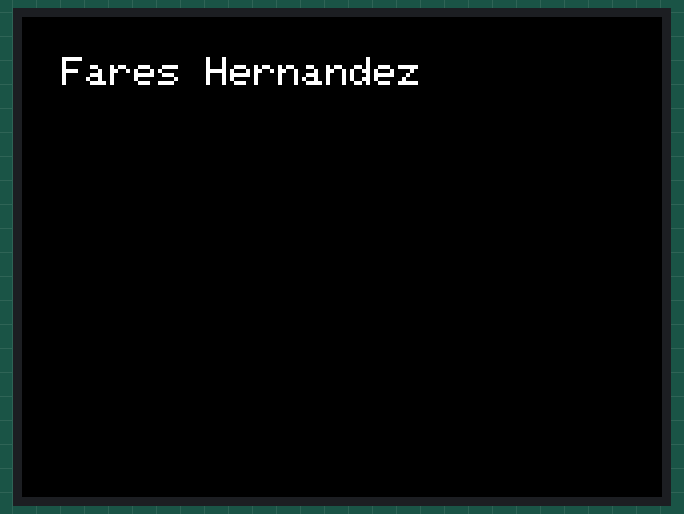
Bench run of a sketch on a simulated ESP32. Parts: 320×240 colour display.

Above: at 7.7 s.

The sketch:

sketch_jun22a.ino
```cpp
#include <M5Core2.h>

// Mean that is is running onces
void setup() {
  M5.begin(); // you need the neeed to make the M5core2 to start going.

    // put your setup code here, to run once:
    M5.Lcd.fillScreen(RED);

    // Delay srceen 1 sec
    delay(1000);

    M5.Lcd.fillScreen(WHITE);

    // Delay srceen 1 sec
    delay(1000);

    M5.Lcd.fillScreen(BLUE);

    // Delay srceen 1 sec
    delay(1000);

    M5.Lcd.fillScreen(RED);

    // Delay srceen 1 sec
    delay(1000);

    M5.Lcd.fillScreen(WHITE);

    // Delay srceen 1 sec
    delay(1000);

    M5.Lcd.fillScreen(BLUE);

    // Delay srceen 1 sec
    delay(1000);

    M5.Lcd.fillScreen(BLACK);

    // Delay srceen 1 sec
    delay(1000);


    M5.Lcd.setCursor(20,20);

    // set the text size to 2
    M5.Lcd.setTextSize(2);


    // This is how print a word
    M5.Lcd.print("Fares Hernandez");


}


// Merans that is will run on a loop
void loop() {
  // put your main code here, to run repeatedly:
}
```
